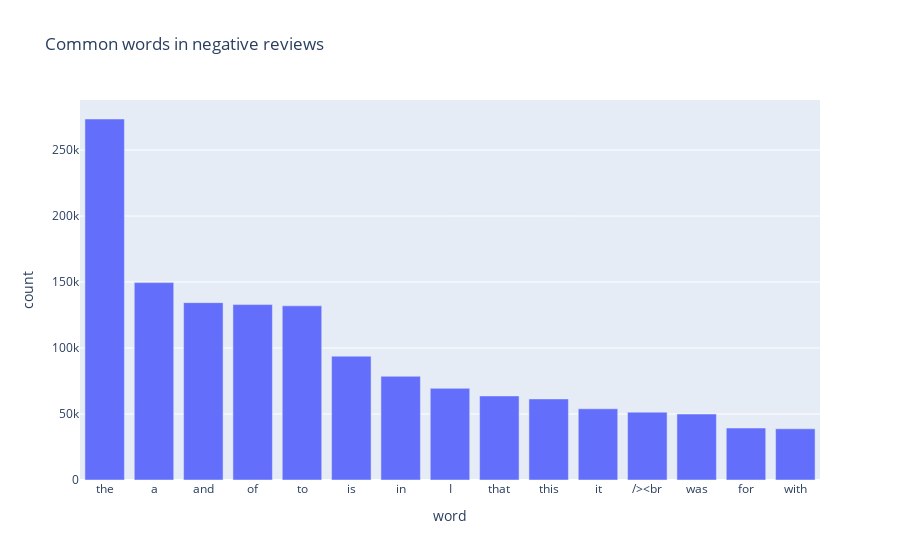

This figure's notebook cell:
### Code cell
import pandas as pd
import plotly.express as px

neg_words = Counter(' '.join(neg_reviews['review']).split())
neg_words = neg_words.most_common(15)
neg_words_df = pd.DataFrame(neg_words, columns=['word', 'count'])

px.bar(neg_words_df, x='word', y='count', title='Common words in negative reviews')

### Figure 1 — Plotly figure (JSON) as saved in the notebook; plotly's stock layout.template omitted (floating-point values rounded to 4 significant figures)
{"data": [{"hovertemplate": "word=%{x}<br>count=%{y}<extra></extra>", "legendgroup": "", "marker": {"color": "#636efa", "pattern": {"shape": ""}}, "name": "", "orientation": "v", "showlegend": false, "textposition": "auto", "type": "bar", "x": ["the", "a", "and", "of", "to", "is", "in", "I", "that", "this", "it", "/><br", "was", "for", "with"], "xaxis": "x", "y": [273542, 149568, 134388, 132924, 131974, 93846, 78593, 69449, 63687, 61414, 53956, 51411, 49969, 39373, 38797], "yaxis": "y"}], "layout": {"barmode": "relative", "legend": {"tracegroupgap": 0}, "title": {"text": "Common words in negative reviews"}, "xaxis": {"anchor": "y", "domain": [0, 1], "title": {"text": "word"}}, "yaxis": {"anchor": "x", "domain": [0, 1], "title": {"text": "count"}}}}
